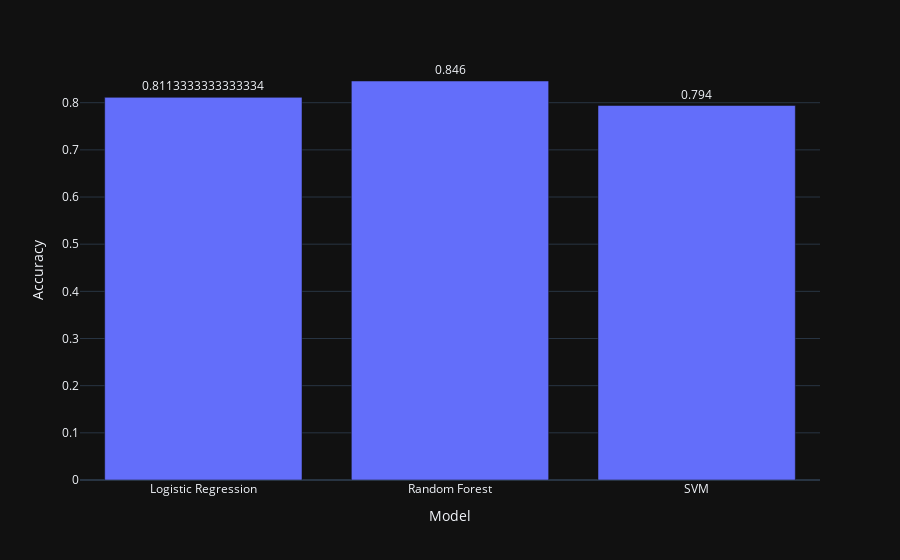

The cell this chart's notebook holds for it:
### Code cell
data = pd.read_csv('datasets/iris.csv')
data_adult = pd.read_csv('datasets/adult5000.csv')
data_housing = pd.read_csv('datasets/Housing.csv')
target = 'Species'
target_adult = 'income'
target_housing = 'price'
dtypes = {'Id': 'not-generalizable', 'SepalLengthCm': 'floating', 'SepalWidthCm': 'floating', 'PetalLengthCm': 'floating', 'PetalWidthCm': 'floating', 'Species': 'categorical'}
dtypes_adult = {'age': 'integer', 'workclass': 'categorical', 'fnlwgt': 'integer', 'education': 'categorical', 'educational-num': 'integer', 'marital-status': 'categorical', 'occupation': 'categorical', 'relationship': 'categorical', 'race': 'categorical', 'gender': 'categorical', 'capital-gain': 'integer', 'capital-loss': 'integer', 'hours-per-week': 'integer', 'native-country': 'categorical', 'income': 'categorical'}
dtypes_housing = {'price': 'integer', 'area': 'categorical', 'bedrooms': 'integer', 'bathrooms': 'categorical', 'stories': 'categorical', 'mainroad': 'categorical', 'guestroom': 'categorical', 'basement': 'categorical', 'hotwaterheating': 'categorical', 'airconditioning': 'categorical', 'parking': 'categorical', 'prefarea': 'categorical', 'furnishingstatus': 'categorical'}
encoded_data, _ = encode_categorical_columns(data_adult, target_adult, dtypes_adult)
simple_model_performance(encoded_data, target_adult, dtypes_adult)

### Figure 1 — Plotly figure (JSON) as saved in the notebook; plotly's stock layout.template omitted (floating-point values rounded to 4 significant figures)
{"data": [{"alignmentgroup": "True", "hovertemplate": "Model=%{x}<br>Accuracy=%{y}<br>text=%{text}<extra></extra>", "legendgroup": "", "marker": {"color": "#636efa", "pattern": {"shape": ""}}, "name": "", "offsetgroup": "", "orientation": "v", "showlegend": false, "text": [0.8113, 0.846, 0.794], "textposition": "outside", "x": ["Logistic Regression", "Random Forest", "SVM"], "xaxis": "x", "y": [0.8113, 0.846, 0.794], "yaxis": "y", "type": "bar"}], "layout": {"xaxis": {"anchor": "y", "domain": [0.0, 1.0], "title": {"text": "Model"}}, "yaxis": {"anchor": "x", "domain": [0.0, 1.0], "title": {"text": "Accuracy"}}, "legend": {"tracegroupgap": 0}, "margin": {"t": 60}, "barmode": "relative"}}
